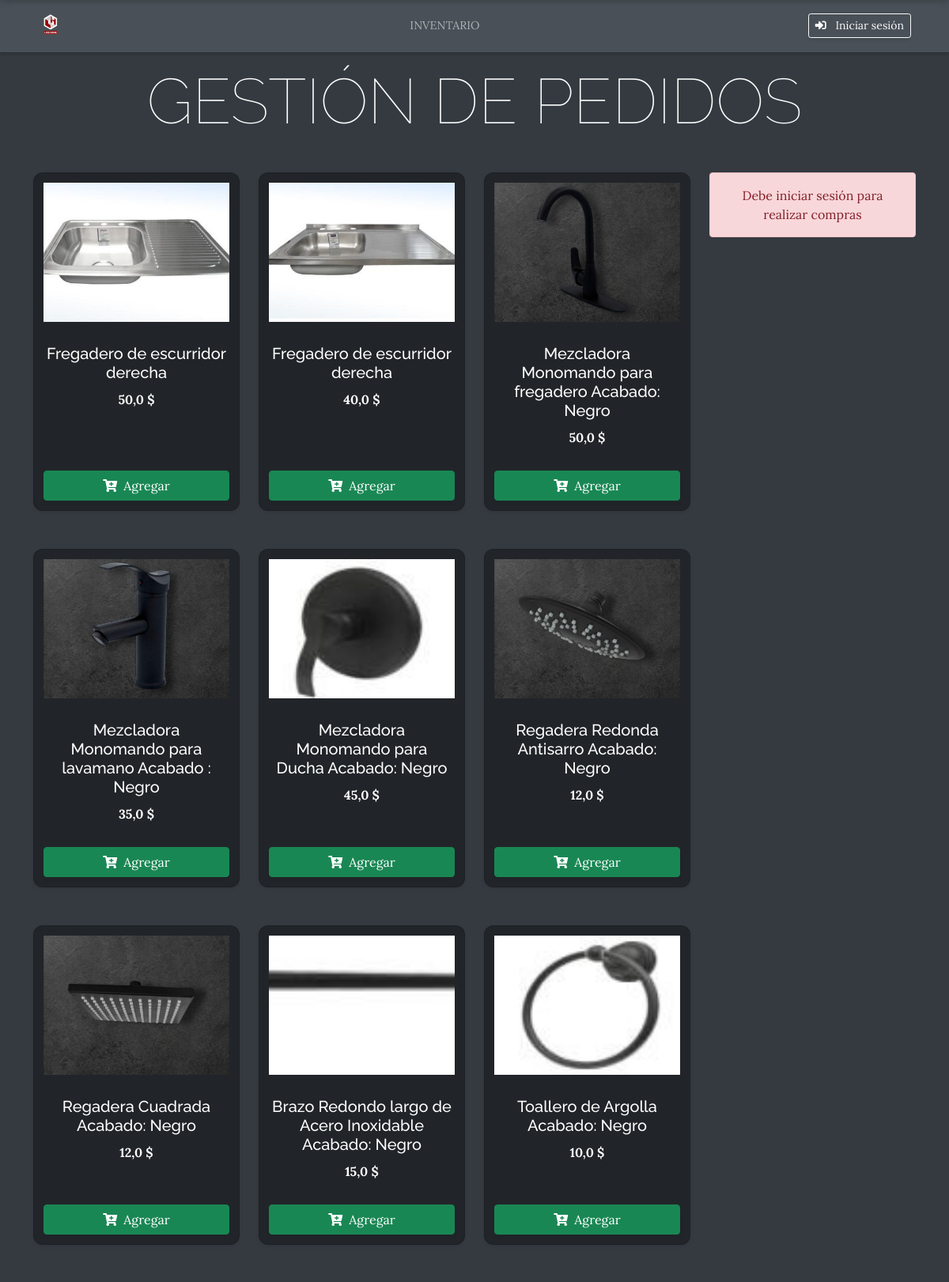
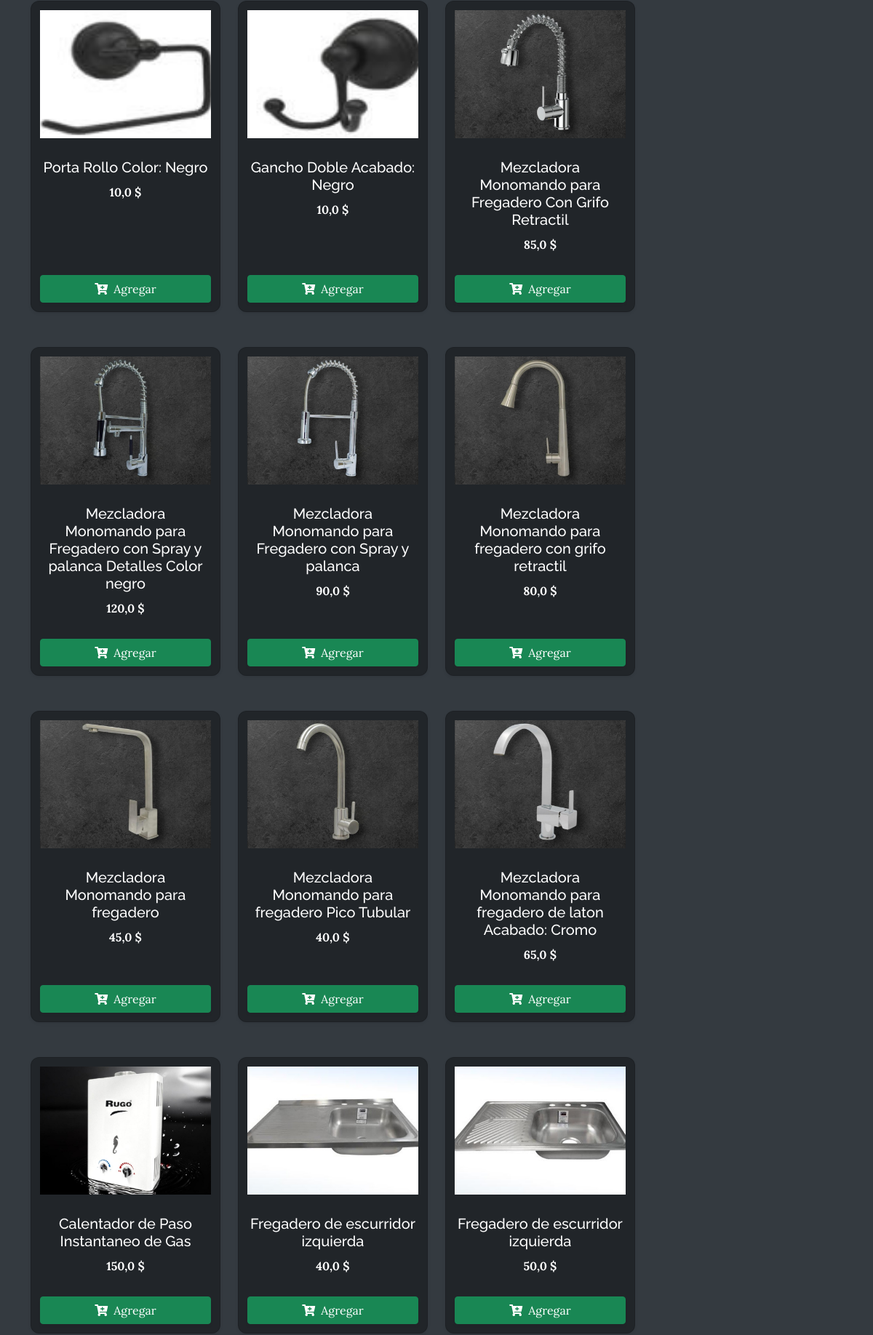
Page /inventario/categoria/1/ (upper part) on the committed database (2 pictures, top to bottom).
### inventario/models.py (models this page shows, shortened)
class Material(models.Model):
    nombre = models.CharField(verbose_name='Nombre', max_length=50)
    codigo = models.CharField(verbose_name='Código', max_length=50, unique=True, null=True, blank=True)
    categoria = models.ForeignKey(Categoria, on_delete=models.CASCADE)
    imagen = models.ImageField(verbose_name='Imagen Principal', upload_to='inventario', null=True, blank=True)
    precio = models.FloatField(verbose_name='Precio', max_length=20)
    comision = models.FloatField(verbose_name='Comisión', max_length=20, default=0)
    cantidad = models.IntegerField(verbose_name='Cantidad')
    ficha_tecnica = models.FileField(verbose_name='Ficha técnica', upload_to='fichas_tecnicas', null=True, blank=True)
    created = models.DateTimeField(auto_now_add=True)
    updated = models.DateTimeField(auto_now=True)
    destacado = models.BooleanField(verbose_name='Destacado', default=False, blank=True)
    activo = models.BooleanField(default=True)
    en_oferta = models.BooleanField(verbose_name='En Oferta', default=False)
    precio_oferta = models.FloatField(verbose_name='Precio en Oferta', null=True, blank=True)

### inventario/views.py (the view)
# urls.py: path('categoria/<int:categoria_id>/', views.categoria, name='categoria'),
def categoria(request, categoria_id):
    categoria = Categoria.objects.get(id=categoria_id)
    materiales = Material.objects.filter(categoria=categoria)
    return render(request, 'inventario/categoria.html', {
        'categoria': categoria,
        'materiales': materiales
    })

### carro/context_processor.py (called while the page is built)
def importe_total_carro(request):
    total = 0
    if request.user.is_authenticated:
        for key, value in request.session.get('carro', {}).items():
            total += float(value['precio'])
    else:
        total = 'Inicia sesión para ver el importe total'
    return {'importe_total_carro': total}

### inventario/templates/inventario/categoria.html (shortened to what this page needs)
{% extends "gestorapp/base.html" %}
{% load static %}
{% block content %}
<div class="container mt-4">
    <div class="row">
        <div class="col-lg-9">
            <div class="row row-cols-1 row-cols-sm-2 row-cols-md-3 g-4">
                {% for material in materiales %}
                    {% include "inventario/includes/material_card_simple.html" %}
                {% endfor %}
            </div>
        </div>
        <div class="col-lg-3">
            {% if request.user.is_authenticated %}
                {% include "carro/widget.html" %}
            {% else %}
                <div class="alert alert-danger text-center">
                    Debe iniciar sesión para realizar compras
                </div>
            {% endif %}
        </div>
    </div>
</div>
{% endblock %}

### inventario/templates/inventario/includes/material_card_simple.html
<div class="col mb-4">
    <div class="card h-100 shadow-sm">
        <img src="{{ material.imagen.url }}"
             class="card-img-top"
             alt="{{ material.nombre }}">
        <div class="card-body text-center">
            <h5 class="card-title">{{ material.nombre }}</h5>
            <p class="card-text fw-bold">{{ material.precio }} $</p>
        </div>
        <div class="card-footer text-center border-0">
            <a href="{% url 'carro:agregar' material.id %}"
               class="btn btn-success"
               onclick="return updateCart(this.href)">
                <i class="fas fa-cart-plus me-2"></i>Agregar
            </a>
        </div>
    </div>
</div>

### gestorapp/static/gestorapp/css/gestion.css (style rules this page uses)
body { font-family: 'Lora'; background-color: #343a40 !important; color: #1a1414; min-height: 100vh; padding-top: 76px; }
html { height: 100%; background-color: #343a40; }
.container, .container-fluid { background-color: transparent; }
.card { background-color: rgba(255, 255, 255, 0.1); backdrop-filter: blur(10px); }
h1, h2, h3, h4, h5, h6 { font-family: 'Raleway'; }
p { line-height: 1.75; }
.btn { box-shadow: 0px 3px 3px 0px rgba(33, 37, 41, 0.1); }

### gestorapp/static/gestorapp/css/cards.css (style rules this page uses)
.card { height: 100%; border-radius: 12px; box-shadow: 0 3px 10px rgba(0,0,0,0.1); transition: transform 0.2s ease; background: white; position: relative; margin: 0; width: 100%; }
.card-img-top { height: 200px; width: 100%; object-fit: contain; padding: 12px; }
.card-body { height: auto; padding: 1rem; display: flex; flex-direction: column; }

### gestorapp/templates/gestorapp/base.html (style rules this page uses)
html, body { background-color: #343a40 !important; min-height: 100vh; margin: 0; padding: 0; color: #fff; }
.card { background-color: #212529 !important; }

### inventario/templates/inventario/includes/categoria_styles.html (style rules this page uses)
.card { height: 100%; transition: transform 0.2s; background-color: rgba(255, 255, 255, 0.9); }
.card-img-top { width: 100%; height: 200px; object-fit: cover; border-radius: 4px 4px 0 0; }
.card-body { padding: 1rem; }
.card-footer { background: transparent; border-top: 1px solid rgba(0,0,0,0.125); padding: 0.75rem; }
.btn-success { width: 100%; }

### rows in the picture
Material: imagen (picture), nombre "Fregadero de escurridor derecha", precio "50,0"
Material: imagen (picture), nombre "Fregadero de escurridor derecha", precio "40,0"
Material: imagen (picture), nombre "Mezcladora Monomando para fregadero Acabado: Negro", precio "50,0"
Material: imagen (picture), nombre "Mezcladora Monomando para lavamano Acabado : Negro", precio "35,0"
Material: imagen (picture), nombre "Mezcladora Monomando para Ducha Acabado: Negro", precio "45,0"
Material: imagen (picture), nombre "Regadera Redonda Antisarro Acabado: Negro", precio "12,0"
Material: imagen (picture), nombre "Regadera Cuadrada Acabado: Negro", precio "12,0"
Material: imagen (picture), nombre "Brazo Redondo largo de Acero Inoxidable Acabado: Negro", precio "15,0"
Material: imagen (picture), nombre "Toallero de Argolla Acabado: Negro", precio "10,0"
Material: imagen (picture), nombre "Porta Rollo Color: Negro", precio "10,0"
Material: imagen (picture), nombre "Gancho Doble Acabado: Negro", precio "10,0"
Material: imagen (picture), nombre "Mezcladora Monomando para Fregadero Con Grifo Retractil", precio "85,0"
Material: imagen (picture), nombre "Mezcladora Monomando para Fregadero con Spray y palanca Detalles Color negro", precio "120,0"
Material: imagen (picture), nombre "Mezcladora Monomando para Fregadero con Spray y palanca", precio "90,0"
Material: imagen (picture), nombre "Mezcladora Monomando para fregadero con grifo retractil", precio "80,0"
Material: imagen (picture), nombre "Mezcladora Monomando para fregadero", precio "45,0"
Material: imagen (picture), nombre "Mezcladora Monomando para fregadero Pico Tubular", precio "40,0"
Material: imagen (picture), nombre "Mezcladora Monomando para fregadero de laton Acabado: Cromo", precio "65,0"
Material: imagen (picture), nombre "Calentador de Paso Instantaneo de Gas", precio "150,0"
Material: imagen (picture), nombre "Fregadero de escurridor izquierda", precio "40,0"
Material: imagen (picture), nombre "Fregadero de escurridor izquierda", precio "50,0"
